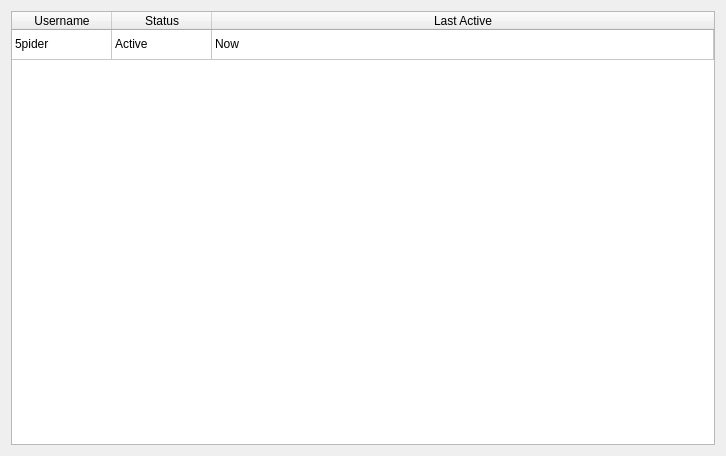
<?xml version="1.0" encoding="UTF-8"?>
<ui version="4.0">
 <class>ActiveUserWidget</class>
 <widget class="QWidget" name="ActiveUserWidget">
  <property name="geometry">
   <rect>
    <x>0</x>
    <y>0</y>
    <width>726</width>
    <height>456</height>
   </rect>
  </property>
  <property name="windowTitle">
   <string>Form</string>
  </property>
  <layout class="QGridLayout" name="gridLayout">
   <item row="0" column="0">
    <widget class="QTableWidget" name="tableWidget">
     <property name="alternatingRowColors">
      <bool>false</bool>
     </property>
     <property name="showGrid">
      <bool>true</bool>
     </property>
     <attribute name="horizontalHeaderStretchLastSection">
      <bool>true</bool>
     </attribute>
     <attribute name="verticalHeaderVisible">
      <bool>false</bool>
     </attribute>
     <attribute name="verticalHeaderStretchLastSection">
      <bool>false</bool>
     </attribute>
     <row>
      <property name="text">
       <string>0</string>
      </property>
     </row>
     <column>
      <property name="text">
       <string>Username</string>
      </property>
     </column>
     <column>
      <property name="text">
       <string>Status</string>
      </property>
     </column>
     <column>
      <property name="text">
       <string>Last Active</string>
      </property>
     </column>
     <item row="0" column="0">
      <property name="text">
       <string>5pider</string>
      </property>
     </item>
     <item row="0" column="1">
      <property name="text">
       <string>Active</string>
      </property>
     </item>
     <item row="0" column="2">
      <property name="text">
       <string>Now</string>
      </property>
     </item>
    </widget>
   </item>
  </layout>
 </widget>
 <resources/>
 <connections/>
</ui>
